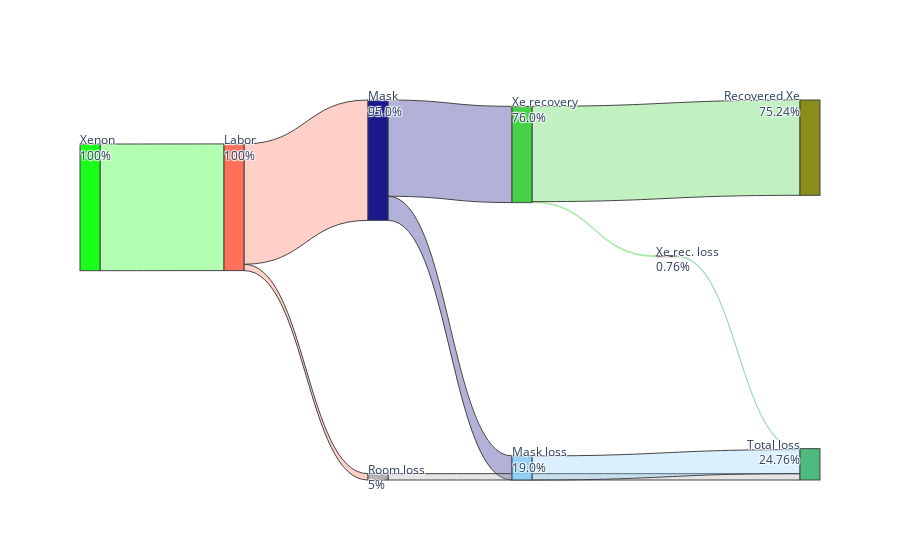

Notebook code for this chart:
### Code cell
# Xenon
fig = go.Figure()

# Calculate total outflow for each node and round to 2 decimals
outflow_totals = {node: round(sum(link['value'] for link in links_Xe if link['source'] == node), 2) for node in nodes_Xe}

# Calculate total inflow for each node and round to 2 decimals
inflow_totals = {node: round(sum(link['value'] for link in links_Xe if link['target'] == node), 2) for node in nodes_Xe}

# Determine if a node has only incoming flows
incoming_only = {node: inflow_totals[node] > 0 and outflow_totals[node] == 0 for node in nodes_Xe}

# Calculate y-coordinates for nodes based on total outflow or inflow
node_y_coordinates = [sum(inflow_totals[node] if incoming_only[node] else outflow_totals[node] for node in nodes_Xe[:i]) for i in range(len(nodes_Xe))]

# Add links
fig.add_trace(go.Sankey(
    node=dict(
        pad=500,
        thickness=20,
        line=dict(width=[link['value']  for link in links_Xe]),
        label=[f"{node}<br>{inflow_totals[node] if incoming_only[node] else outflow_totals[node]}%" for node in nodes_Xe],
        color=[node_colors.get(node, 'rgba(255, 255, 255, {})') for node in nodes_Xe],
    ),
    link=dict(
        source=[nodes_Xe.index(link['source']) for link in links_Xe],
        target=[nodes_Xe.index(link['target']) for link in links_Xe],
        value=[link['value'] for link in links_Xe],
        color=[node_colors_links.get(link['source'], 'rgba(255, 255, 255, {})') for link in links_Xe],  # Use source node color for links
        line=dict(width=[abs(link['value']) for link in links_Xe]),
    ),
    arrangement="perpendicular",
    domain=dict(x=[0, 1], y=[0, 1]),
))

# Show the figure
fig.show()
# fig.write_image("Sankey_Xe.jpg")

### Figure 1 — Plotly figure (JSON) as saved in the notebook; plotly's stock layout.template omitted (floating-point values rounded to 4 significant figures)
{"data": [{"arrangement": "perpendicular", "domain": {"x": [0, 1], "y": [0, 1]}, "link": {"color": ["rgba(0, 255, 0, 0.3)", "rgba(255, 99, 71, 0.3)", "rgba(255, 99, 71, 0.3)", "rgba(0, 0, 128, 0.3)", "rgba(0, 0, 128, 0.3)", "rgba(50, 205, 50, 0.3)", "rgba(50, 205, 50, 0.3)", "rgba(169, 169, 169, 0.3)", "rgba(135, 206, 250, 0.3)", "rgba(60, 179, 113, 0.3)"], "line": {"width": [100, 5, 95, 19, 76, 0.76, 75.24, 5, 19, 0.76]}, "source": [0, 1, 1, 4, 4, 5, 5, 2, 3, 6], "target": [1, 2, 4, 3, 5, 6, 7, 8, 8, 8], "value": [100, 5, 95, 19, 76, 0.76, 75.24, 5, 19, 0.76]}, "node": {"color": ["rgba(0, 255, 0, 0.9)", "rgba(255, 99, 71, 0.9)", "rgba(169, 169, 169, 0.9)", "rgba(135, 206, 250, 0.9)", "rgba(0, 0, 128, 0.9)", "rgba(50, 205, 50, 0.9)", "rgba(60, 179, 113, 0.9)", "rgba(128, 128, 0, 0.9)", "rgba(60, 179, 113, 0.9)"], "label": ["Xenon<br>100%", "Labor<br>100%", "Room loss<br>5%", "Mask loss<br>19.0%", "Mask<br>95.0%", "Xe recovery<br>76.0%", "Xe rec. loss<br>0.76%", "Recovered Xe<br>75.24%", "Total loss<br>24.76%"], "line": {"width": [100, 5, 95, 19, 76, 0.76, 75.24, 5, 19, 0.76]}, "pad": 500, "thickness": 20}, "type": "sankey"}], "layout": {}}
